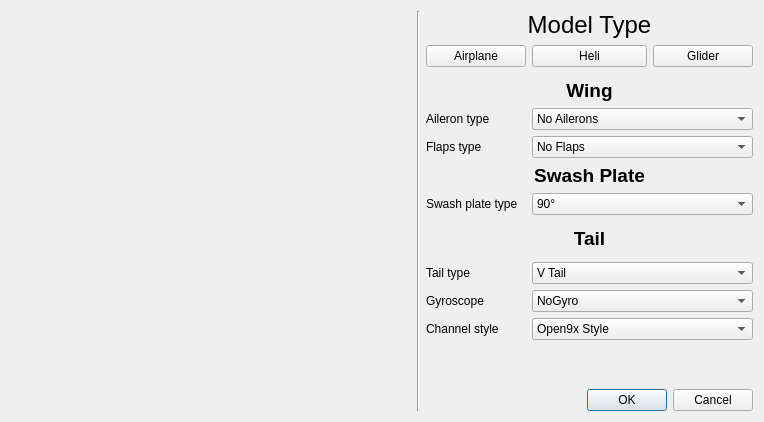
<?xml version="1.0" encoding="UTF-8"?>
<ui version="4.0">
 <class>modelConfigDialog</class>
 <widget class="QDialog" name="modelConfigDialog">
  <property name="geometry">
   <rect>
    <x>0</x>
    <y>0</y>
    <width>749</width>
    <height>410</height>
   </rect>
  </property>
  <property name="sizePolicy">
   <sizepolicy hsizetype="Minimum" vsizetype="Preferred">
    <horstretch>0</horstretch>
    <verstretch>0</verstretch>
   </sizepolicy>
  </property>
  <property name="minimumSize">
   <size>
    <width>0</width>
    <height>0</height>
   </size>
  </property>
  <property name="windowTitle">
   <string>Model Configuration Wizard</string>
  </property>
  <property name="windowIcon">
   <iconset resource="companion9x.qrc">
    <normaloff>:/images/configure.png</normaloff>:/images/configure.png</iconset>
  </property>
  <layout class="QGridLayout" name="gridLayout_2" columnstretch="0,1,1,1,0">
   <item row="6" column="2" colspan="3">
    <widget class="QLabel" name="spLabel">
     <property name="sizePolicy">
      <sizepolicy hsizetype="MinimumExpanding" vsizetype="MinimumExpanding">
       <horstretch>0</horstretch>
       <verstretch>0</verstretch>
      </sizepolicy>
     </property>
     <property name="font">
      <font>
       <pointsize>14</pointsize>
       <weight>75</weight>
       <bold>true</bold>
      </font>
     </property>
     <property name="text">
      <string>Swash Plate</string>
     </property>
     <property name="alignment">
      <set>Qt::AlignCenter</set>
     </property>
    </widget>
   </item>
   <item row="7" column="3" colspan="2">
    <widget class="QComboBox" name="swashType_CB">
     <item>
      <property name="text">
       <string>90°</string>
      </property>
     </item>
     <item>
      <property name="text">
       <string>120°</string>
      </property>
     </item>
     <item>
      <property name="text">
       <string>120X°</string>
      </property>
     </item>
     <item>
      <property name="text">
       <string>140°</string>
      </property>
     </item>
    </widget>
   </item>
   <item row="0" column="0" rowspan="16">
    <layout class="QGridLayout" name="gridLayout">
     <property name="spacing">
      <number>0</number>
     </property>
     <item row="2" column="0">
      <spacer name="verticalSpacer">
       <property name="orientation">
        <enum>Qt::Vertical</enum>
       </property>
       <property name="sizeHint" stdset="0">
        <size>
         <width>400</width>
         <height>40</height>
        </size>
       </property>
      </spacer>
     </item>
     <item row="0" column="0">
      <widget class="QLabel" name="wingImg">
       <property name="sizePolicy">
        <sizepolicy hsizetype="Minimum" vsizetype="Preferred">
         <horstretch>0</horstretch>
         <verstretch>0</verstretch>
        </sizepolicy>
       </property>
       <property name="minimumSize">
        <size>
         <width>400</width>
         <height>200</height>
        </size>
       </property>
       <property name="frameShape">
        <enum>QFrame::Panel</enum>
       </property>
       <property name="lineWidth">
        <number>0</number>
       </property>
       <property name="text">
        <string/>
       </property>
       <property name="pixmap">
        <pixmap resource="companion9x.qrc">:/images/mcw/aw0a0f.png</pixmap>
       </property>
       <property name="scaledContents">
        <bool>false</bool>
       </property>
       <property name="indent">
        <number>0</number>
       </property>
      </widget>
     </item>
     <item row="1" column="0">
      <widget class="QLabel" name="tailImg">
       <property name="sizePolicy">
        <sizepolicy hsizetype="Minimum" vsizetype="Preferred">
         <horstretch>0</horstretch>
         <verstretch>0</verstretch>
        </sizepolicy>
       </property>
       <property name="minimumSize">
        <size>
         <width>400</width>
         <height>200</height>
        </size>
       </property>
       <property name="frameShape">
        <enum>QFrame::Panel</enum>
       </property>
       <property name="lineWidth">
        <number>0</number>
       </property>
       <property name="text">
        <string/>
       </property>
       <property name="pixmap">
        <pixmap resource="companion9x.qrc">:/images/mcw/atailv.png</pixmap>
       </property>
       <property name="scaledContents">
        <bool>false</bool>
       </property>
       <property name="indent">
        <number>0</number>
       </property>
      </widget>
     </item>
    </layout>
   </item>
   <item row="0" column="2" colspan="3">
    <widget class="QLabel" name="label">
     <property name="font">
      <font>
       <pointsize>18</pointsize>
      </font>
     </property>
     <property name="text">
      <string>Model Type</string>
     </property>
     <property name="alignment">
      <set>Qt::AlignCenter</set>
     </property>
    </widget>
   </item>
   <item row="3" column="2" colspan="3">
    <widget class="QLabel" name="wingLabel">
     <property name="sizePolicy">
      <sizepolicy hsizetype="MinimumExpanding" vsizetype="MinimumExpanding">
       <horstretch>0</horstretch>
       <verstretch>0</verstretch>
      </sizepolicy>
     </property>
     <property name="font">
      <font>
       <pointsize>14</pointsize>
       <weight>75</weight>
       <bold>true</bold>
      </font>
     </property>
     <property name="text">
      <string>Wing</string>
     </property>
     <property name="alignment">
      <set>Qt::AlignCenter</set>
     </property>
    </widget>
   </item>
   <item row="4" column="2">
    <widget class="QLabel" name="ailType_Label">
     <property name="sizePolicy">
      <sizepolicy hsizetype="MinimumExpanding" vsizetype="MinimumExpanding">
       <horstretch>0</horstretch>
       <verstretch>0</verstretch>
      </sizepolicy>
     </property>
     <property name="text">
      <string>Aileron type</string>
     </property>
    </widget>
   </item>
   <item row="4" column="3" colspan="2">
    <widget class="QComboBox" name="ailType_CB">
     <item>
      <property name="text">
       <string>No Ailerons</string>
      </property>
     </item>
     <item>
      <property name="text">
       <string>1 Servo (or Y)</string>
      </property>
     </item>
     <item>
      <property name="text">
       <string>2 Servos</string>
      </property>
     </item>
     <item>
      <property name="text">
       <string/>
      </property>
     </item>
    </widget>
   </item>
   <item row="5" column="2">
    <widget class="QLabel" name="flapsType_Label">
     <property name="sizePolicy">
      <sizepolicy hsizetype="MinimumExpanding" vsizetype="MinimumExpanding">
       <horstretch>0</horstretch>
       <verstretch>0</verstretch>
      </sizepolicy>
     </property>
     <property name="text">
      <string>Flaps type</string>
     </property>
    </widget>
   </item>
   <item row="9" column="2" colspan="3">
    <widget class="QLabel" name="tailLabel">
     <property name="sizePolicy">
      <sizepolicy hsizetype="MinimumExpanding" vsizetype="MinimumExpanding">
       <horstretch>0</horstretch>
       <verstretch>0</verstretch>
      </sizepolicy>
     </property>
     <property name="font">
      <font>
       <pointsize>14</pointsize>
       <weight>75</weight>
       <bold>true</bold>
      </font>
     </property>
     <property name="text">
      <string>Tail</string>
     </property>
     <property name="alignment">
      <set>Qt::AlignCenter</set>
     </property>
    </widget>
   </item>
   <item row="11" column="2">
    <widget class="QLabel" name="tailType_Label">
     <property name="sizePolicy">
      <sizepolicy hsizetype="MinimumExpanding" vsizetype="MinimumExpanding">
       <horstretch>0</horstretch>
       <verstretch>0</verstretch>
      </sizepolicy>
     </property>
     <property name="text">
      <string>Tail type</string>
     </property>
    </widget>
   </item>
   <item row="14" column="2" colspan="3">
    <spacer name="verticalSpacer_2">
     <property name="orientation">
      <enum>Qt::Vertical</enum>
     </property>
     <property name="sizeType">
      <enum>QSizePolicy::Expanding</enum>
     </property>
     <property name="sizeHint" stdset="0">
      <size>
       <width>238</width>
       <height>150</height>
      </size>
     </property>
    </spacer>
   </item>
   <item row="15" column="2" colspan="3">
    <widget class="QDialogButtonBox" name="buttonBox">
     <property name="orientation">
      <enum>Qt::Horizontal</enum>
     </property>
     <property name="standardButtons">
      <set>QDialogButtonBox::Cancel|QDialogButtonBox::Ok</set>
     </property>
     <property name="centerButtons">
      <bool>false</bool>
     </property>
    </widget>
   </item>
   <item row="5" column="3" colspan="2">
    <widget class="QComboBox" name="flapsType_CB">
     <item>
      <property name="text">
       <string>No Flaps</string>
      </property>
     </item>
     <item>
      <property name="text">
       <string>1 Servo (or inverting Y)</string>
      </property>
     </item>
     <item>
      <property name="text">
       <string>2 Servos</string>
      </property>
     </item>
    </widget>
   </item>
   <item row="11" column="3" colspan="2">
    <widget class="QComboBox" name="tailType_CB">
     <item>
      <property name="text">
       <string>V Tail</string>
      </property>
     </item>
     <item>
      <property name="text">
       <string>1 Servo Elevator / 1 Servo Rudder</string>
      </property>
     </item>
     <item>
      <property name="text">
       <string>2 Servos Elevator / 1 Servo Rudder</string>
      </property>
     </item>
    </widget>
   </item>
   <item row="1" column="2">
    <widget class="QPushButton" name="planeButton">
     <property name="sizePolicy">
      <sizepolicy hsizetype="MinimumExpanding" vsizetype="Fixed">
       <horstretch>0</horstretch>
       <verstretch>0</verstretch>
      </sizepolicy>
     </property>
     <property name="minimumSize">
      <size>
       <width>100</width>
       <height>0</height>
      </size>
     </property>
     <property name="text">
      <string>Airplane</string>
     </property>
    </widget>
   </item>
   <item row="1" column="3">
    <widget class="QPushButton" name="heliButton">
     <property name="sizePolicy">
      <sizepolicy hsizetype="MinimumExpanding" vsizetype="Fixed">
       <horstretch>0</horstretch>
       <verstretch>0</verstretch>
      </sizepolicy>
     </property>
     <property name="minimumSize">
      <size>
       <width>100</width>
       <height>0</height>
      </size>
     </property>
     <property name="text">
      <string>Heli</string>
     </property>
    </widget>
   </item>
   <item row="1" column="4">
    <widget class="QPushButton" name="gliderButton">
     <property name="minimumSize">
      <size>
       <width>100</width>
       <height>0</height>
      </size>
     </property>
     <property name="text">
      <string>Glider</string>
     </property>
    </widget>
   </item>
   <item row="0" column="1" rowspan="16">
    <widget class="Line" name="line">
     <property name="orientation">
      <enum>Qt::Vertical</enum>
     </property>
    </widget>
   </item>
   <item row="7" column="2">
    <widget class="QLabel" name="sp_Label">
     <property name="text">
      <string>Swash plate type</string>
     </property>
    </widget>
   </item>
   <item row="12" column="3" colspan="2">
    <widget class="QComboBox" name="gyro_CB">
     <item>
      <property name="text">
       <string>NoGyro</string>
      </property>
     </item>
     <item>
      <property name="text">
       <string>Switch control</string>
      </property>
     </item>
     <item>
      <property name="text">
       <string>Pot control</string>
      </property>
     </item>
    </widget>
   </item>
   <item row="12" column="2">
    <widget class="QLabel" name="gyroType_Label">
     <property name="text">
      <string>Gyroscope</string>
     </property>
    </widget>
   </item>
   <item row="13" column="2">
    <widget class="QLabel" name="chassign_Label">
     <property name="text">
      <string>Channel style</string>
     </property>
    </widget>
   </item>
   <item row="13" column="3" colspan="2">
    <widget class="QComboBox" name="chStyle_CB">
     <item>
      <property name="text">
       <string>Open9x Style</string>
      </property>
     </item>
     <item>
      <property name="text">
       <string>Futaba Style</string>
      </property>
     </item>
    </widget>
   </item>
  </layout>
 </widget>
 <tabstops>
  <tabstop>buttonBox</tabstop>
 </tabstops>
 <resources>
  <include location="companion9x.qrc"/>
 </resources>
 <connections>
  <connection>
   <sender>buttonBox</sender>
   <signal>rejected()</signal>
   <receiver>modelConfigDialog</receiver>
   <slot>reject()</slot>
   <hints>
    <hint type="sourcelabel">
     <x>316</x>
     <y>260</y>
    </hint>
    <hint type="destinationlabel">
     <x>286</x>
     <y>274</y>
    </hint>
   </hints>
  </connection>
  <connection>
   <sender>buttonBox</sender>
   <signal>accepted()</signal>
   <receiver>modelConfigDialog</receiver>
   <slot>accept()</slot>
   <hints>
    <hint type="sourcelabel">
     <x>248</x>
     <y>254</y>
    </hint>
    <hint type="destinationlabel">
     <x>157</x>
     <y>274</y>
    </hint>
   </hints>
  </connection>
 </connections>
</ui>
